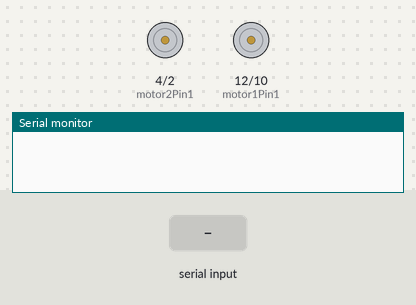
Bench run of a sketch on a simulated Arduino Uno, built with avr-gcc and run on an emulated ATmega328P. Shown: motor-driver pin pairs drawn as motors (green arrow = first pin HIGH = forward, orange = second pin HIGH = backward, longer = more drive), the last lines printed to the serial monitor. The inputs (shaded band) are chosen by the test bench.

Above: at 1.2 s.
1.3 s: "F" received over Serial
At 1.6 s:
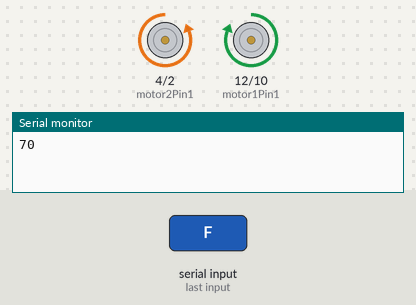
2.8 s: "L" received over Serial
At 4.0 s:
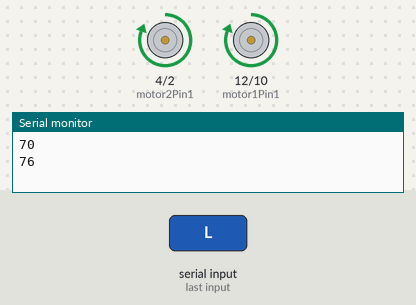
4.3 s: "R" received over Serial
At 5.1 s:
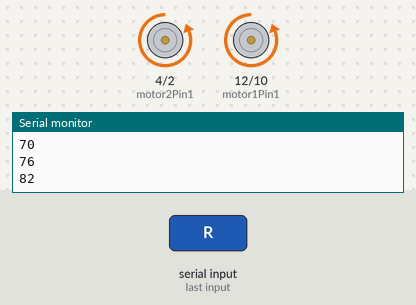
5.8 s: "G" received over Serial
At 6.3 s:
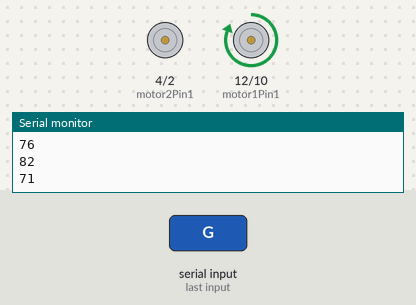
7.3 s: "I" received over Serial
At 8.5 s:
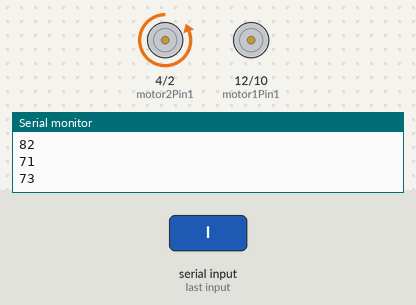
8.8 s: "B" received over Serial
At 9.8 s:
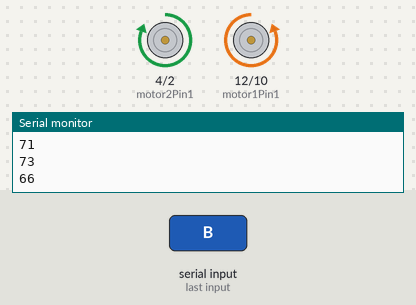
Timing chart, 0 to 11.3 s (numbered marks = the images above; inputs shaded):
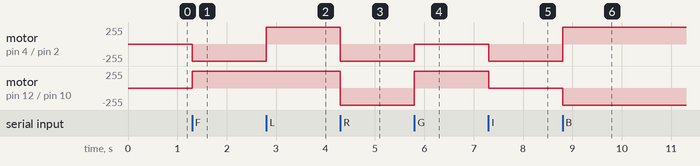

Measured:
- after the input at 1.3 s, motor on pin 4 (motor2Pin1) / pin 2 (motor2Pin2): stopped → backward 255/255 at once; motor on pin 12 (motor1Pin1) / pin 10 (motor1Pin2): stopped → forward 255/255 at once
- after the input at 2.8 s, motor on pin 4 (motor2Pin1) / pin 2 (motor2Pin2): backward 255/255 → forward 255/255 at once
- after the input at 4.3 s, motor on pin 4 (motor2Pin1) / pin 2 (motor2Pin2), motor on pin 12 (motor1Pin1) / pin 10 (motor1Pin2): forward 255/255 → backward 255/255 at once
- after the input at 5.8 s, motor on pin 4 (motor2Pin1) / pin 2 (motor2Pin2): backward 255/255 → stopped at once; motor on pin 12 (motor1Pin1) / pin 10 (motor1Pin2): backward 255/255 → forward 255/255 at once
- after the input at 7.3 s, motor on pin 4 (motor2Pin1) / pin 2 (motor2Pin2): stopped → backward 255/255 at once; motor on pin 12 (motor1Pin1) / pin 10 (motor1Pin2): forward 255/255 → stopped at once
- after the input at 8.8 s, motor on pin 4 (motor2Pin1) / pin 2 (motor2Pin2): backward 255/255 → forward 255/255 at once; motor on pin 12 (motor1Pin1) / pin 10 (motor1Pin2): stopped → backward 255/255 at once

The sketch:

BT_control_robot.ino
```cpp
/* Developed by Spikee */
const int motor1Pin1 = 12;
const int motor1Pin2 = 10;
const int motor2Pin1 = 4;
const int motor2Pin2 = 2;
byte serialA;


  int vSpeed=255;   // Default speed, from 0 to 255
  int v=230;//adjust according to requirement to get sharp turns

void setup() {
    // Set pins as outputs:
    pinMode(motor1Pin1, OUTPUT);
    pinMode(motor1Pin2, OUTPUT);
    pinMode(motor2Pin1, OUTPUT);
    pinMode(motor2Pin2, OUTPUT);
    // Initialize serial communication.
    Serial.begin(9600);
}

void loop() {
    if(Serial.available() > 0)
    {
      serialA = Serial.read();Serial.println(serialA);
    }


  switch(serialA){
  //for forward moveent
    case 'F': {
        analogWrite(motor1Pin1, vSpeed);
        analogWrite(motor1Pin2, 0);
        analogWrite(motor2Pin1, 0);
        analogWrite(motor2Pin2, vSpeed);
       break;
    }
//turn left
   case 'L': {
        analogWrite(motor1Pin1, vSpeed);
        analogWrite(motor1Pin2, 0);
        analogWrite(motor2Pin1, v);
        analogWrite(motor2Pin2, 0);


    }
break;
  //turn right
   case 'R': {
        analogWrite(motor1Pin1,0);
        analogWrite(motor1Pin2, vSpeed);
        analogWrite(motor2Pin1, 0);
        analogWrite(motor2Pin2, v);

    }
 break;
  //forward left
    case 'G': {
        analogWrite(motor1Pin1, vSpeed);
        analogWrite(motor1Pin2, 0);
        analogWrite(motor2Pin1, 0);
        analogWrite(motor2Pin2, 0);

    }
    break;

  //forward right
   case 'I':{
       analogWrite(motor1Pin1, 0);
        analogWrite(motor1Pin2, 0);
        analogWrite(motor2Pin1,0);
        analogWrite(motor2Pin2, vSpeed);

    }
    break;
  //backward
    case 'B': {
     analogWrite(motor1Pin1, 0);
        analogWrite(motor1Pin2,vSpeed);
        analogWrite(motor2Pin1, vSpeed);
        analogWrite(motor2Pin2, 0);

    }
  break;
  //backward left
case 'H': {
        analogWrite(motor1Pin1, vSpeed);
        analogWrite(motor1Pin2, 0);
        analogWrite(motor2Pin1, v);
        analogWrite(motor2Pin2, 0);

    }
    break;

  //backward right
    case 'J': {
        analogWrite(motor1Pin1, 0);
        analogWrite(motor1Pin2, vSpeed);
        analogWrite(motor2Pin1, 0);
        analogWrite(motor2Pin2, vSpeed);

    }
    break;

      case 'X':
      {
      analogWrite(motor1Pin1, 0);
        analogWrite(motor1Pin2, 0);
        analogWrite(motor2Pin1,0);
        analogWrite(motor2Pin2, 0);
      }
      break;
       case 'x': {
        analogWrite(motor1Pin1, vSpeed);
        analogWrite(motor1Pin2, 0);
        analogWrite(motor2Pin1, 0);
        analogWrite(motor2Pin2, vSpeed);

        break;
      //stop the car

      }
}}
```
